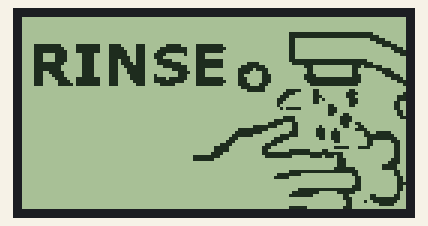
The sketch below on a simulated Arduino Uno, built with avr-gcc and run on an emulated ATmega328P. Shown: 128×64 one-colour display.

Above: at 0.53 s.

The sketch:

frame_test.ino
```cpp
/*
Takudzwa Masendeke

This code is part of the hygiene-hero embedded systems project.
It is used to give display a singular animatio (2 FRAMES) of the
main motions in the project

It makes use of the U8g2lib and a 128x64 LCD Display and solves
the memory and display animation quality problems
*/

#include <Arduino.h>
#include <U8g2lib.h>

U8G2_ST7920_128X64_F_SW_SPI auxScreen(U8G2_R0, 13, 11, 10, U8X8_PIN_NONE); // specifiy exact LCD display and drivers using software SPI

const uint8_t FRAMES = 2;
const uint16_t SIZE_BYTES = 1024;

// Store bitmap in FLASH, not RAM
// 2 FRAMES of size 1024 = 2048 will finish SRAM (2kB), store in flash memory with sketch to save RAM
const uint8_t PROGMEM icon[FRAMES][SIZE_BYTES] = {
  {
      0x00, 0x00, 0x00, 0x00, 0x00, 0x00, 0x00, 0x00, 0x00, 0x00, 0x00, 0x00,
   0x00, 0x00, 0x00, 0x00, 0x00, 0x00, 0x00, 0x00, 0x00, 0x00, 0x00, 0x00,
   0x00, 0x00, 0x00, 0x00, 0x00, 0x00, 0x00, 0x00, 0x00, 0x00, 0x00, 0x00,
   0x00, 0x00, 0x00, 0x00, 0x00, 0x00, 0x00, 0x00, 0x00, 0x00, 0x00, 0x00,
   0x00, 0x00, 0x00, 0x00, 0x00, 0x00, 0x00, 0x00, 0x00, 0x00, 0x00, 0x00,
   0x00, 0x00, 0x00, 0x00, 0x00, 0x00, 0x00, 0x00, 0x00, 0x00, 0x00, 0x00,
   0x00, 0x00, 0x00, 0x00, 0x00, 0x00, 0x00, 0x00, 0x00, 0x00, 0x00, 0x00,
   0x00, 0x00, 0x00, 0x00, 0x00, 0x00, 0x00, 0xfe, 0xff, 0xff, 0x1f, 0x00,
   0x00, 0x00, 0x00, 0x00, 0x00, 0x00, 0x00, 0x00, 0x00, 0x00, 0x00, 0xfe,
   0xff, 0xff, 0x7f, 0x00, 0x00, 0x00, 0x00, 0x00, 0x00, 0x00, 0x00, 0x00,
   0x00, 0x00, 0x00, 0x06, 0x00, 0x00, 0xf0, 0x01, 0x00, 0x00, 0x00, 0x00,
   0x00, 0x00, 0x00, 0x00, 0x00, 0x00, 0x00, 0x06, 0x00, 0x00, 0xc0, 0x07,
   0xf0, 0x1f, 0xfc, 0xe3, 0xc1, 0x01, 0x1f, 0xfc, 0x07, 0x00, 0x00, 0x06,
   0x00, 0x00, 0x00, 0x1f, 0xf0, 0x3f, 0xfc, 0xe3, 0xc3, 0xc1, 0x7f, 0xfc,
   0x0f, 0x00, 0x00, 0x06, 0x00, 0x00, 0x00, 0x78, 0xf0, 0x7f, 0xfc, 0xe3,
   0xc7, 0xe1, 0x7f, 0xfc, 0x07, 0x00, 0x00, 0x06, 0x00, 0x00, 0x00, 0xf0,
   0x70, 0x78, 0xf0, 0xe0, 0xc7, 0xf1, 0x40, 0x1c, 0x00, 0x00, 0x00, 0x06,
   0x00, 0x00, 0x00, 0xc0, 0x70, 0x78, 0xf0, 0xe0, 0xcf, 0x71, 0x00, 0x1c,
   0x00, 0x00, 0x00, 0x06, 0x00, 0x00, 0x00, 0x00, 0x70, 0x78, 0xf0, 0xe0,
   0xce, 0xe1, 0x03, 0xfc, 0x07, 0x00, 0x00, 0xfe, 0xff, 0xff, 0x07, 0x00,
   0xf0, 0x3f, 0xf0, 0xe0, 0xde, 0xe1, 0x1f, 0xfc, 0x07, 0x00, 0x00, 0xfc,
   0xff, 0xff, 0x1f, 0x00, 0xf0, 0x1f, 0xf0, 0xe0, 0xfc, 0x81, 0x7f, 0xfc,
   0x07, 0x00, 0x00, 0xc0, 0x01, 0xc0, 0xfd, 0x00, 0xf0, 0x1f, 0xf0, 0xe0,
   0xf8, 0x01, 0x7c, 0x1c, 0x00, 0x00, 0x00, 0x80, 0x01, 0xc0, 0xc0, 0x07,
   0x70, 0x3e, 0xf0, 0xe0, 0xf8, 0x01, 0xf0, 0x1c, 0x00, 0x00, 0x00, 0x80,
   0x01, 0xc0, 0x00, 0x0f, 0x70, 0x3c, 0xf0, 0xe0, 0xf0, 0x11, 0x70, 0x1c,
   0x00, 0x0f, 0x00, 0xc0, 0x03, 0xc0, 0x01, 0x3e, 0x70, 0x78, 0xfc, 0xe3,
   0xf0, 0xf1, 0x7e, 0xfc, 0x87, 0x3f, 0x00, 0xc0, 0xff, 0xff, 0x01, 0x78,
   0x70, 0xf0, 0xfc, 0xe3, 0xe0, 0xf1, 0x3f, 0xfc, 0xcf, 0x78, 0xc0, 0x8f,
   0xff, 0xff, 0x01, 0xe0, 0x70, 0xf0, 0xfd, 0xe3, 0xc0, 0xc1, 0x07, 0xfc,
   0xe7, 0xe0, 0xf0, 0x1f, 0xff, 0xff, 0x00, 0x80, 0x00, 0x00, 0x00, 0x00,
   0x00, 0x00, 0x00, 0x00, 0xe0, 0x60, 0xf0, 0x1f, 0x00, 0x00, 0x00, 0x00,
   0x00, 0x00, 0x00, 0x00, 0x00, 0x00, 0x00, 0x00, 0xe0, 0x60, 0x38, 0x00,
   0x00, 0x00, 0x00, 0x00, 0x00, 0x00, 0x00, 0x00, 0x00, 0x00, 0x00, 0x00,
   0xe0, 0x60, 0x3c, 0x00, 0x00, 0x00, 0x00, 0x00, 0x00, 0x00, 0x00, 0x00,
   0x00, 0x00, 0x00, 0x00, 0xe0, 0x7f, 0x3c, 0x00, 0x00, 0x00, 0x00, 0x00,
   0x00, 0x00, 0x00, 0x00, 0x00, 0x00, 0x00, 0x00, 0x80, 0x3f, 0x3c, 0x00,
   0x30, 0x06, 0x00, 0x00, 0x00, 0x00, 0x00, 0x00, 0x00, 0x00, 0x00, 0x00,
   0x00, 0x0e, 0x1c, 0x00, 0x38, 0x06, 0x00, 0x00, 0x00, 0x00, 0x00, 0x00,
   0x00, 0x00, 0x00, 0x00, 0x00, 0x00, 0x18, 0x00, 0x38, 0x06, 0x00, 0x00,
   0x00, 0x00, 0x00, 0x00, 0x00, 0x00, 0x00, 0x00, 0x00, 0x00, 0x60, 0x1f,
   0x38, 0x06, 0x1f, 0x00, 0x00, 0x00, 0x00, 0x00, 0x00, 0x00, 0x00, 0x00,
   0x00, 0x00, 0xf8, 0x1f, 0x00, 0x86, 0x1f, 0x00, 0x00, 0x00, 0x00, 0x00,
   0x00, 0x00, 0x00, 0x00, 0x00, 0xff, 0xbf, 0x19, 0x00, 0x80, 0x7f, 0x00,
   0x00, 0x00, 0x00, 0x00, 0x00, 0x00, 0x00, 0x00, 0xc0, 0xff, 0x03, 0x18,
   0x00, 0x00, 0x70, 0xc0, 0x00, 0x00, 0x00, 0x00, 0x00, 0x00, 0x00, 0x00,
   0xe0, 0x0f, 0x00, 0x18, 0xc6, 0x39, 0xe0, 0xe1, 0x00, 0x00, 0x00, 0x00,
   0x00, 0x00, 0x00, 0x00, 0xe0, 0x03, 0x00, 0x1c, 0xc6, 0x39, 0x80, 0xe1,
   0x00, 0x00, 0x00, 0x00, 0x00, 0x00, 0x00, 0x00, 0x30, 0x00, 0x00, 0x1e,
   0xc6, 0x39, 0x80, 0xe3, 0x00, 0x00, 0x00, 0x00, 0x00, 0x00, 0x00, 0x00,
   0x38, 0x00, 0x80, 0x0f, 0xc7, 0x39, 0x80, 0xe3, 0x00, 0x00, 0x00, 0x00,
   0x00, 0x00, 0x00, 0x00, 0x1c, 0x00, 0xfe, 0x03, 0xc0, 0x01, 0x80, 0xc5,
   0x00, 0x00, 0x00, 0x00, 0x00, 0x00, 0x00, 0x00, 0x0e, 0x00, 0xff, 0x00,
   0x00, 0x00, 0x80, 0x87, 0x00, 0x00, 0x00, 0x00, 0x00, 0x00, 0x00, 0x00,
   0x0f, 0x00, 0x07, 0x00, 0x00, 0x00, 0x80, 0x87, 0x00, 0x00, 0x00, 0x00,
   0x00, 0x00, 0x00, 0x00, 0x07, 0x00, 0x07, 0x00, 0x00, 0x00, 0x80, 0x07,
   0x00, 0x00, 0x00, 0x00, 0x00, 0x00, 0x00, 0xfc, 0x03, 0x00, 0xff, 0xff,
   0x03, 0x00, 0x00, 0x07, 0x00, 0x00, 0x00, 0x00, 0x00, 0x00, 0xe0, 0xff,
   0x01, 0x00, 0xfe, 0xff, 0xff, 0x1f, 0xe0, 0x07, 0x00, 0x00, 0x00, 0x00,
   0x00, 0x00, 0xfe, 0x03, 0x00, 0x00, 0xf0, 0xff, 0xff, 0x3f, 0xfe, 0x3f,
   0x00, 0x00, 0x00, 0x00, 0x00, 0x00, 0x00, 0x00, 0x00, 0x00, 0x00, 0x00,
   0x00, 0x70, 0x3e, 0x7f, 0x00, 0x00, 0x00, 0x00, 0x00, 0x00, 0x00, 0x00,
   0x00, 0x00, 0x00, 0x00, 0x00, 0x70, 0x1e, 0xf0, 0x00, 0x00, 0x00, 0x00,
   0x00, 0x00, 0x00, 0x00, 0x00, 0x00, 0x00, 0x00, 0x00, 0x30, 0x00, 0xc0,
   0x00, 0x00, 0x00, 0x00, 0x00, 0x00, 0x00, 0x00, 0x00, 0x00, 0x00, 0x00,
   0x00, 0x38, 0x00, 0xc0, 0x00, 0x00, 0x00, 0x00, 0x00, 0x00, 0x00, 0x00,
   0x00, 0x00, 0x00, 0x00, 0xf8, 0x1f, 0x00, 0x80, 0x00, 0x00, 0x00, 0x00,
   0x00, 0x00, 0x00, 0x00, 0x00, 0x00, 0x00, 0xf8, 0xff, 0xff, 0x00, 0x80,
   0x00, 0x00, 0x00, 0x00, 0x00, 0x00, 0x00, 0x00, 0x00, 0x00, 0x00, 0xf0,
   0x0f, 0xc0, 0x01, 0x80, 0x00, 0x00, 0x00, 0x00, 0x00, 0x00, 0x00, 0x00,
   0x00, 0x00, 0x00, 0x00, 0x00, 0x80, 0x03, 0x80, 0x00, 0x00, 0x00, 0x00,
   0x00, 0x00, 0x00, 0x00, 0x00, 0x00, 0x00, 0x00, 0x00, 0x00, 0x03, 0x00,
   0x00, 0x00, 0x00, 0x00, 0x00, 0x00, 0x00, 0x00, 0x00, 0x00, 0x00, 0x00,
   0x00, 0x00, 0x03, 0x80, 0x00, 0x00, 0x00, 0x00, 0x00, 0x00, 0x00, 0x00,
   0x00, 0x00, 0x00, 0x00, 0x00, 0x80, 0x03, 0x80, 0x00, 0x00, 0x00, 0x00,
   0x00, 0x00, 0x00, 0x00, 0x00, 0x00, 0x00, 0x80, 0x87, 0xc7, 0x03, 0x80,
   0x00, 0x00, 0x00, 0x00, 0x00, 0x00, 0x00, 0x00, 0x00, 0x00, 0x00, 0xfe,
   0xff, 0xff, 0x01, 0xc0, 0x00, 0x00, 0x00, 0x00, 0x00, 0x00, 0x00, 0x00,
   0x00, 0x00, 0x00, 0x00, 0x0c, 0x3c, 0x00, 0xc0, 0x00, 0x00, 0x00, 0x00,
   0x00, 0x00, 0x00, 0x00, 0x00, 0x00, 0x00, 0x00, 0x00, 0x30, 0x0c, 0xf0,
   0x00, 0x00, 0x00, 0x00, 0x00, 0x00, 0x00, 0x00, 0x00, 0x00, 0x00, 0x00,
   0x00, 0x70, 0x7c, 0xf0, 0x00, 0x00, 0x00, 0x00, 0x00, 0x00, 0x00, 0x00,
   0x00, 0x00, 0x00, 0x00, 0x00, 0x70, 0xfc, 0x7f, 0x00, 0x00, 0x00, 0x00,
   0x00, 0x00, 0x00, 0x00, 0x00, 0x00, 0x00, 0x00, 0x00, 0x38, 0xf8, 0x6f,
   0x00, 0x00, 0x00, 0x00, 0x00, 0x00, 0x00, 0x00, 0x00, 0x00, 0x80, 0xff,
   0xff, 0x3f, 0x00, 0x00
  }
  ,

  {
   0x00, 0x00, 0x00, 0x00, 0x00, 0x00, 0x00, 0x00, 0x00, 0x00, 0x00, 0x00,
   0x00, 0x00, 0x00, 0x00, 0x00, 0x00, 0x00, 0x00, 0x00, 0x00, 0x00, 0x00,
   0x00, 0x00, 0x00, 0x00, 0x00, 0x00, 0x00, 0x00, 0x00, 0x00, 0x00, 0x00,
   0x00, 0x00, 0x00, 0x00, 0x00, 0x00, 0x00, 0x00, 0x00, 0x00, 0x00, 0x00,
   0x00, 0x00, 0x00, 0x00, 0x00, 0x00, 0x00, 0x00, 0x00, 0x00, 0x00, 0x00,
   0x00, 0x00, 0x00, 0x00, 0x00, 0x00, 0x00, 0x00, 0x00, 0x00, 0x00, 0x00,
   0x00, 0x00, 0x00, 0x00, 0x00, 0x00, 0x00, 0x00, 0x00, 0x00, 0x00, 0x00,
   0x00, 0x00, 0x00, 0x00, 0x00, 0x00, 0x00, 0xfe, 0xff, 0xff, 0x1f, 0x00,
   0x00, 0x00, 0x00, 0x00, 0x00, 0x00, 0x00, 0x00, 0x00, 0x00, 0x00, 0xfe,
   0xff, 0xff, 0x7f, 0x00, 0x00, 0x00, 0x00, 0x00, 0x00, 0x00, 0x00, 0x00,
   0x00, 0x00, 0x00, 0x06, 0x00, 0x00, 0xf0, 0x01, 0x00, 0x00, 0x00, 0x00,
   0x00, 0x00, 0x00, 0x00, 0x00, 0x00, 0x00, 0x06, 0x00, 0x00, 0xc0, 0x07,
   0xf0, 0x1f, 0xfc, 0xe3, 0xc1, 0x01, 0x1f, 0xfc, 0x07, 0x00, 0x00, 0x06,
   0x00, 0x00, 0x00, 0x1f, 0xf0, 0x3f, 0xfc, 0xe3, 0xc3, 0xc1, 0x7f, 0xfc,
   0x0f, 0x00, 0x00, 0x06, 0x00, 0x00, 0x00, 0x78, 0xf0, 0x7f, 0xfc, 0xe3,
   0xc7, 0xe1, 0x7f, 0xfc, 0x07, 0x00, 0x00, 0x06, 0x00, 0x00, 0x00, 0xf0,
   0x70, 0x78, 0xf0, 0xe0, 0xc7, 0xf1, 0x40, 0x1c, 0x00, 0x00, 0x00, 0x06,
   0x00, 0x00, 0x00, 0xc0, 0x70, 0x78, 0xf0, 0xe0, 0xcf, 0x71, 0x00, 0x1c,
   0x00, 0x00, 0x00, 0x06, 0x00, 0x00, 0x00, 0x00, 0x70, 0x78, 0xf0, 0xe0,
   0xce, 0xe1, 0x03, 0xfc, 0x07, 0x00, 0x00, 0xfe, 0xff, 0xff, 0x07, 0x00,
   0xf0, 0x3f, 0xf0, 0xe0, 0xde, 0xe1, 0x1f, 0xfc, 0x07, 0x78, 0x00, 0xfc,
   0xff, 0xff, 0x1f, 0x00, 0xf0, 0x1f, 0xf0, 0xe0, 0xfc, 0x81, 0x7f, 0xfc,
   0x07, 0xfe, 0x01, 0xc0, 0x01, 0xc0, 0xfd, 0x00, 0xf0, 0x1f, 0xf0, 0xe0,
   0xf8, 0x01, 0x7c, 0x1c, 0x00, 0xdf, 0x03, 0x80, 0x01, 0xc0, 0xc0, 0x07,
   0x70, 0x3e, 0xf0, 0xe0, 0xf8, 0x01, 0xf0, 0x1c, 0x00, 0x0f, 0x03, 0x80,
   0x01, 0xc0, 0x00, 0x0f, 0x70, 0x3c, 0xf0, 0xe0, 0xf0, 0x11, 0x70, 0x1c,
   0x00, 0x03, 0x07, 0xc0, 0x03, 0xc0, 0x01, 0x3e, 0x70, 0x78, 0xfc, 0xe3,
   0xf0, 0xf1, 0x7e, 0xfc, 0x07, 0x07, 0x07, 0xc0, 0xff, 0xff, 0x01, 0x78,
   0x70, 0xf0, 0xfc, 0xe3, 0xe0, 0xf1, 0x3f, 0xfc, 0x0f, 0x07, 0x07, 0x80,
   0xff, 0xff, 0x01, 0xe0, 0x70, 0xf0, 0xfd, 0xe3, 0xc0, 0xc1, 0x07, 0xfc,
   0x07, 0x8f, 0x03, 0x00, 0xff, 0xff, 0x00, 0x80, 0x00, 0x00, 0x00, 0x00,
   0x00, 0x00, 0x00, 0x00, 0x00, 0xfe, 0x01, 0x00, 0x00, 0x00, 0x00, 0x00,
   0x00, 0x00, 0x00, 0x00, 0x00, 0x00, 0x00, 0x00, 0x00, 0xf8, 0x01, 0x1f,
   0x06, 0x60, 0x00, 0x00, 0x00, 0x00, 0x00, 0x00, 0x00, 0x00, 0x00, 0x00,
   0x00, 0x00, 0x80, 0x07, 0x06, 0xf0, 0x00, 0x80, 0x00, 0x00, 0x00, 0x00,
   0x00, 0x00, 0x00, 0x00, 0x00, 0x00, 0xc0, 0x01, 0x0e, 0x70, 0x00, 0xe0,
   0x00, 0x00, 0x00, 0x00, 0x00, 0x00, 0x00, 0x00, 0x00, 0x00, 0xe0, 0x00,
   0x16, 0xe0, 0x00, 0xe0, 0x00, 0x00, 0x00, 0x00, 0x00, 0x00, 0x00, 0x00,
   0x00, 0x00, 0x60, 0x00, 0x06, 0xe0, 0x00, 0x30, 0x00, 0x00, 0x00, 0x00,
   0x00, 0x00, 0x00, 0x00, 0x00, 0x00, 0x20, 0x00, 0xc0, 0x60, 0x00, 0x30,
   0x00, 0x00, 0x00, 0x00, 0x00, 0x00, 0x00, 0x00, 0x00, 0x00, 0x40, 0x1f,
   0xc0, 0x01, 0x00, 0x30, 0x00, 0x00, 0x00, 0x00, 0x00, 0x00, 0x00, 0x00,
   0x00, 0x00, 0x00, 0x00, 0xc0, 0x01, 0x00, 0x60, 0x00, 0x00, 0x00, 0x00,
   0x00, 0x00, 0x00, 0x00, 0x00, 0x00, 0x00, 0x00, 0xc0, 0x18, 0x00, 0x60,
   0x00, 0x00, 0x00, 0x00, 0x00, 0x00, 0x00, 0x00, 0x00, 0x00, 0x80, 0x07,
   0x00, 0x3c, 0x00, 0xc0, 0x00, 0x00, 0x00, 0x00, 0x00, 0x00, 0x00, 0x00,
   0x00, 0x00, 0xf0, 0x07, 0x00, 0x3c, 0x00, 0x00, 0x00, 0x00, 0x00, 0x00,
   0x00, 0x00, 0x00, 0x00, 0x00, 0x00, 0x7c, 0x0c, 0x00, 0x9c, 0x01, 0x00,
   0x00, 0x00, 0x00, 0x00, 0x00, 0x00, 0x00, 0x00, 0x00, 0xe0, 0x1f, 0x0c,
   0x08, 0x18, 0x03, 0x00, 0x00, 0x00, 0x00, 0x00, 0x00, 0x00, 0x00, 0x00,
   0x00, 0xff, 0x03, 0x0c, 0x1c, 0x81, 0x07, 0x00, 0x00, 0x00, 0x00, 0x00,
   0x00, 0x00, 0x00, 0x00, 0x80, 0xff, 0x00, 0x0e, 0x9c, 0x03, 0xcc, 0x07,
   0x00, 0x00, 0x00, 0x00, 0x00, 0x00, 0x00, 0x00, 0xc0, 0x1f, 0xc0, 0x0f,
   0x9c, 0x03, 0xfc, 0x0f, 0x00, 0x00, 0x00, 0x00, 0x00, 0x00, 0x00, 0x00,
   0xe0, 0x00, 0xf0, 0x01, 0x98, 0x03, 0xf8, 0x1f, 0x00, 0x00, 0x00, 0x00,
   0x00, 0x00, 0x00, 0x00, 0x70, 0x00, 0x78, 0x00, 0x00, 0x03, 0x18, 0x38,
   0x00, 0x00, 0x00, 0x00, 0x00, 0x00, 0x00, 0x00, 0x3c, 0x00, 0x1e, 0x00,
   0x00, 0x00, 0x18, 0x30, 0x00, 0x00, 0x00, 0x00, 0x00, 0x00, 0x00, 0x00,
   0x1f, 0x00, 0x07, 0x00, 0x00, 0x1f, 0x0f, 0x30, 0x00, 0x00, 0x00, 0x00,
   0x00, 0x00, 0x00, 0x00, 0x1f, 0x00, 0x03, 0xfe, 0x30, 0x00, 0x00, 0x30,
   0x00, 0x00, 0x00, 0x00, 0x00, 0x00, 0x00, 0x80, 0x07, 0x00, 0xff, 0xff,
   0xff, 0x07, 0x00, 0x30, 0x00, 0x00, 0x00, 0x00, 0x00, 0x00, 0x00, 0xfe,
   0x03, 0x00, 0xfe, 0x03, 0xef, 0x06, 0x00, 0x30, 0x00, 0x00, 0x00, 0x00,
   0x00, 0x00, 0x00, 0xfe, 0x00, 0x00, 0x00, 0x00, 0x00, 0x0e, 0x00, 0x38,
   0x00, 0x00, 0x00, 0x00, 0x00, 0x00, 0x00, 0x00, 0x00, 0x00, 0x00, 0x00,
   0x00, 0x0e, 0x00, 0x3c, 0x00, 0x00, 0x00, 0x00, 0x00, 0x00, 0x00, 0x00,
   0x00, 0x00, 0x00, 0x00, 0x00, 0x0e, 0x00, 0x1f, 0x00, 0x00, 0x00, 0x00,
   0x00, 0x00, 0x00, 0x00, 0x00, 0x00, 0x00, 0x00, 0x00, 0x7f, 0x00, 0x1f,
   0x00, 0x00, 0x00, 0x00, 0x00, 0x00, 0x00, 0x00, 0x00, 0x00, 0x00, 0xfe,
   0xff, 0xff, 0x00, 0x30, 0x00, 0x00, 0x00, 0x00, 0x00, 0x00, 0x00, 0x00,
   0x00, 0x00, 0xe0, 0x1f, 0x00, 0xc0, 0x00, 0x30, 0x00, 0x00, 0x00, 0x00,
   0x00, 0x00, 0x00, 0x00, 0x00, 0x00, 0xf0, 0x01, 0x00, 0x80, 0x01, 0x60,
   0x00, 0x00, 0x00, 0x00, 0x00, 0x00, 0x00, 0x00, 0x00, 0x00, 0x00, 0x00,
   0x00, 0x80, 0x01, 0x60, 0x00, 0x00, 0x00, 0x00, 0x00, 0x00, 0x00, 0x00,
   0x00, 0x00, 0x00, 0x00, 0x00, 0x80, 0x01, 0xe0, 0x00, 0x00, 0x00, 0x00,
   0x00, 0x00, 0x00, 0x00, 0x00, 0x00, 0x00, 0x00, 0x00, 0xc0, 0x01, 0x60,
   0x00, 0x00, 0x00, 0x00, 0x00, 0x00, 0x00, 0x00, 0x00, 0x00, 0x00, 0xf0,
   0xff, 0xff, 0x01, 0x60, 0x00, 0x00, 0x00, 0x00, 0x00, 0x00, 0x00, 0x00,
   0x00, 0x00, 0x00, 0xfc, 0x07, 0x7e, 0x00, 0x20, 0x00, 0x00, 0x00, 0x00,
   0x00, 0x00, 0x00, 0x00, 0x00, 0x00, 0x00, 0xfe, 0x01, 0x18, 0x30, 0x30,
   0x00, 0x00, 0x00, 0x00, 0x00, 0x00, 0x00, 0x00, 0x00, 0x00, 0x00, 0x00,
   0x00, 0x38, 0xf0, 0x3f, 0x00, 0x00, 0x00, 0x00, 0x00, 0x00, 0x00, 0x00,
   0x00, 0x00, 0x00, 0x00, 0x00, 0x30, 0xe4, 0x1f, 0x00, 0x00, 0x00, 0x00,
   0x00, 0x00, 0x00, 0x00, 0x00, 0x00, 0x00, 0x00, 0x00, 0x30, 0x80, 0x0f,
   0x00, 0x00, 0x00, 0x00, 0x00, 0x00, 0x00, 0x00, 0x00, 0x00, 0x00, 0x7e,
   0x00, 0x38, 0x00, 0x00
  }
};

void playAnime(uint8_t width, uint8_t height, uint16_t fDelay) {
  while (true) {
    for (uint8_t i = 0; i < FRAMES; i++) {
      delay(fDelay); // wait on current frame

      auxScreen.clearBuffer(); // clear memory to prevent overlap

      // drawXBMP reads from PROGMEM
      auxScreen.drawXBMP(0, 0, width, height, icon[i]);
      auxScreen.sendBuffer();
    }
  }
}

void setup() {
  auxScreen.begin();
  Serial.begin(9600);
}

void loop() {
  // ST7920 is 128x64, so:
  playAnime(128, 64, 150);
}
```
